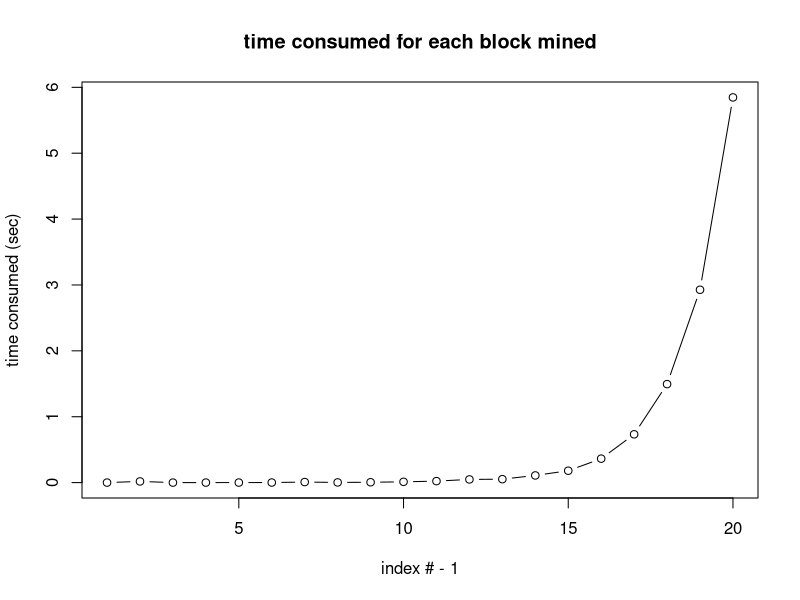

Here is the R script that generated this plot:
### Building my First Blockchain in R
### date: 02/11/2018

### Structure of my Block
block_example <- list(index = 1,
                      timestamp = "2018-02-11 14:10:41 GMT",
                      data = "some data",
                      last_hash = 0,
                      proof = 1,
                      new_hash = NULL)

### Cryptography: hashing blocks with digest()
library(digest)
hash_block <- function(block){
  block$new_hash <- digest(c(block$index, 
                             block$timestamp,
                             block$data,
                             block$last_hash), algo = "sha256")
  return(block)
}

### Proof of Work: hard to find but easy to verify
mine_block <- function(last_proof){
  proof <- last_proof + 1
  
  # task for PoW: find the int divisible by 99 and by last proof
  while(!(proof %% 99 == 0 & proof %% last_proof ==0)){
    proof <- proof + 1
  }
  
  return(proof)
}

### generate new block
gen_new_block <- function(block){
  new_proof <- mine_block(block$proof)
  new_block <- list(index = block$index + 1,
                    timestamp = Sys.time(),
                    data = paste("This is block #", block$index + 1, "."),
                    last_hash = block$new_hash,
                    proof = new_proof,
                    new_hash = NULL)
  return(hash_block(new_block))
}

### define genesis block
(block_gene <- list(index = 1,
                  timestamp = Sys.time(),
                  data = "This is block #1.",
                  last_hash = "0",
                  proof = 1,
                  new_hash = NULL))

### build the first 21 blocks in the blockchain
block_gene <- hash_block(block_gene)
blockchain <- list(block_gene)
last_block <- blockchain[[1]]
t <- c()
N <- 20
for (i in 1:N){
  start.time <- Sys.time()
  # start mining 
  new_block <- gen_new_block(last_block)
  blockchain[[i+1]] <- list(new_block)
  last_block <- new_block
  # end mining
  end.time <- Sys.time()
  t[i] <- end.time - start.time
  
  print(cat(paste0("Block #", new_block$index, " has been added", "\n",
                   "\t", "Proof: ", new_block$proof, "\n",
                   "\t", "Hash: ", new_block$new_hash)))
}

### Plot the time elapsed for each block mined
plot(1:20, t, type="b", 
     xlab="index # - 1", 
     ylab="time consumed (sec)", 
     main="time consumed for each block mined")
